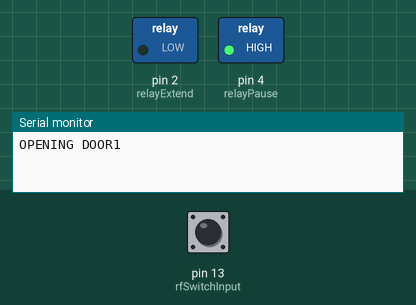
This sketch was run on a simulated Arduino Uno, built with avr-gcc and run on an emulated ATmega328P. On the bench: switched loads named in the sketch (green lamp = pin HIGH), the last lines printed to the serial monitor. Inputs (shaded band) come from the test bench; at power-on: pin 13 (rfSwitchInput) HIGH.

Above: at 18.0 s.
18.1 s: pin 13 (rfSwitchInput) pulled LOW for 3 s
At 20.5 s:
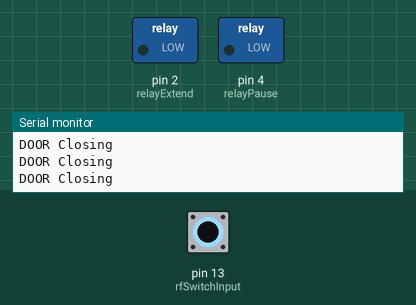
At 22.3 s:
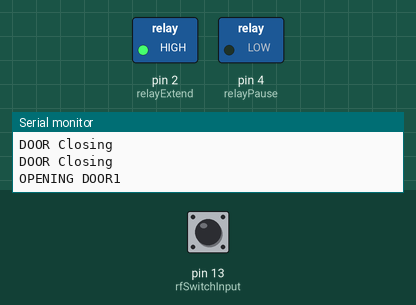
Timing chart, 0 to 62.6 s (numbered marks = the images above; inputs shaded):
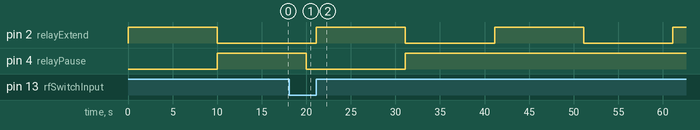

The sketch:

MainSourceCode.ino
```cpp
int rfSwitchInput = 13; // Pin for recieving RF keyfob. Digital only
int relayExtend = 2; // Pin triggering relay to extend
int relayPause = 4 ; // Activates relay #2 and disconnects ground to motor module

void setup() {
  pinMode(rfSwitchInput, INPUT);
  pinMode(relayExtend, OUTPUT);
  pinMode(relayPause, OUTPUT);
  Serial.begin(9600);
}

void loop() {
  if (digitalRead(rfSwitchInput) == LOW) {
        digitalWrite(relayPause, LOW); // Connects ground to motor module
        digitalWrite(relayExtend, LOW); // Sets motor module to default state of retraction
        Serial.println("DOOR Closing");
    }

  else {
      Serial.print("OPENING DOOR");
      digitalWrite(relayExtend, HIGH);
      Serial.println(digitalRead(rfSwitchInput));
      delay(10000); // Extend for X seconds (1000 = 1 sec)
      digitalWrite(relayPause, HIGH); // Breaks ground on relay #2 to pause retraction
      digitalWrite(relayExtend, LOW); // Reverts module to default retraction mode
      delay(10000); // // Pause for X seconds (1000 = 1 sec)
      }
}
```

Measured:
- after the input at 18.1 s, pin 4 (relayPause): HIGH → LOW after 1.9 s, → HIGH 11.1 s later
- by itself, pin 2 (relayExtend): alternates HIGH for 10.0 s and LOW for 10.0 s
